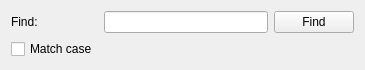
<?xml version="1.0" encoding="UTF-8"?>
<ui version="4.0">
 <class>FindDialog</class>
 <widget class="QWidget" name="FindDialog">
  <property name="geometry">
   <rect>
    <x>0</x>
    <y>0</y>
    <width>365</width>
    <height>66</height>
   </rect>
  </property>
  <property name="windowTitle">
   <string>Find</string>
  </property>
  <property name="windowOpacity">
   <double>1.000000000000000</double>
  </property>
  <layout class="QVBoxLayout" name="verticalLayout">
   <item>
    <layout class="QGridLayout" name="gridLayout">
     <item row="0" column="2">
      <widget class="QPushButton" name="buttonFind">
       <property name="text">
        <string>Find</string>
       </property>
      </widget>
     </item>
     <item row="0" column="0">
      <widget class="QLabel" name="label">
       <property name="text">
        <string>Find:</string>
       </property>
      </widget>
     </item>
     <item row="0" column="1">
      <widget class="QLineEdit" name="lineEdit"/>
     </item>
     <item row="1" column="0">
      <widget class="QCheckBox" name="checkMatchCase">
       <property name="text">
        <string>Match case</string>
       </property>
      </widget>
     </item>
    </layout>
   </item>
  </layout>
 </widget>
 <layoutdefault spacing="6" margin="11"/>
 <resources/>
 <connections/>
</ui>
